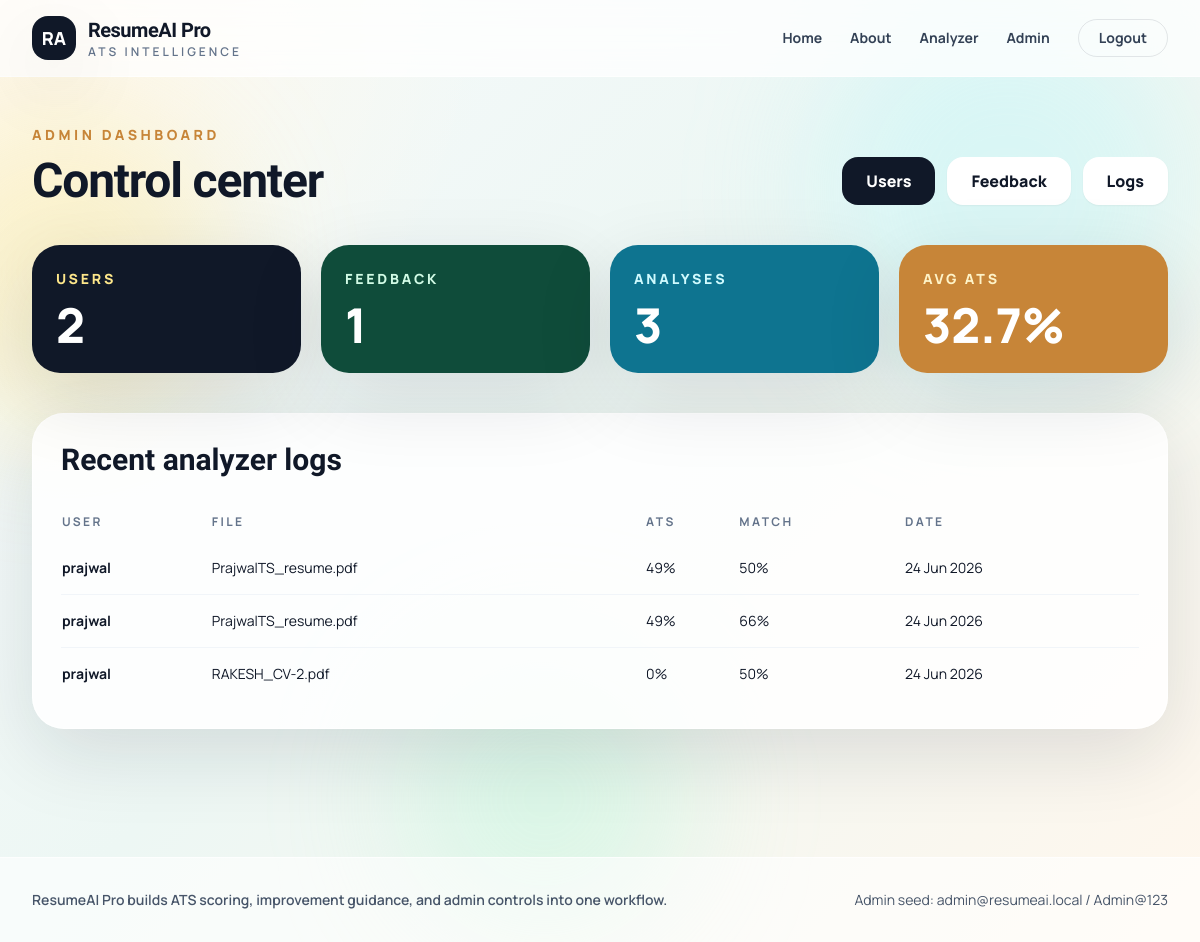
The page /admin (signed in) on the database its author committed.
### models.py (models this page shows)
class ResumeAnalysis(db.Model):
    __tablename__ = "resume_analysis"
    id = db.Column(db.Integer, primary_key=True)
    user_id = db.Column(
        db.Integer,
        db.ForeignKey("users.id")
    )
    filename = db.Column(db.String(200))
    ats_score = db.Column(db.Integer)
    match_score = db.Column(
        db.Integer,
        default=0
    )
    job_description = db.Column(db.Text)
    extracted_text = db.Column(db.Text)
    strengths = db.Column(db.Text)
    weaknesses = db.Column(db.Text)
    missing_skills = db.Column(db.Text)
    suggestions = db.Column(db.Text)
    analysis = db.Column(db.Text)
    created_at = db.Column(
        db.DateTime,
        default=datetime.utcnow
    )

class User(UserMixin, db.Model):
    __tablename__ = "users"
    id = db.Column(db.Integer, primary_key=True)
    username = db.Column(
        db.String(100),
        nullable=False
    )
    email = db.Column(
        db.String(120),
        unique=True,
        nullable=False
    )
    password = db.Column(
        db.String(255),
        nullable=False
    )
    role = db.Column(
        db.String(20),
        default="user"
    )
    created_at = db.Column(
        db.DateTime,
        default=datetime.utcnow
    )
    profile_image = db.Column(
        db.String(200),
        default="default.png"
    )
    bio = db.Column(
        db.Text,
        default=""
    )
    linkedin = db.Column(
        db.String(200),
        default=""
    )
    github = db.Column(
        db.String(200),
        default=""
    )
    resumes = db.relationship(
        "ResumeAnalysis",
        backref="user",
        lazy=True,
        cascade="all, delete-orphan"
    )

### app.py (the view)
@app.route("/admin")
@admin_required
def admin_dashboard():
    users = User.query.count()
    feedbacks = Feedback.query.count()
    resumes = ResumeAnalysis.query.count()
    average_score = db.session.query(func.avg(ResumeAnalysis.ats_score)).scalar() or 0
    recent_logs = ResumeAnalysis.query.order_by(ResumeAnalysis.created_at.desc()).limit(5).all()
    return render_template(
        "admin/dashboard.html",
        users=users,
        feedbacks=feedbacks,
        resumes=resumes,
        average_score=round(average_score, 1),
        recent_logs=recent_logs,
    )

### app.py (called while the page is built)
def admin_required(view):
    @wraps(view)
    @login_required
    def wrapped(*args, **kwargs):
        if current_user.role != "admin":
            flash("Admin access required.", "error")
            return redirect(url_for("dashboard"))
        return view(*args, **kwargs)
    return wrapped

@login_manager.user_loader
def load_user(user_id):
    return User.query.get(int(user_id))

@app.context_processor
def inject_stats():
    return {"site_name": "ResumeAI Pro"}

### templates/admin/dashboard.html
{% extends "base.html" %}
{% block content %}
<section class="mx-auto max-w-7xl px-5 py-12 lg:px-8">
    <div class="flex flex-col gap-5 md:flex-row md:items-end md:justify-between">
        <div>
            <p class="text-sm font-black uppercase tracking-[0.25em] text-brass">Admin Dashboard</p>
            <h1 class="mt-3 font-display text-5xl font-extrabold tracking-tight">Control center</h1>
        </div>
        <div class="flex flex-col gap-3 sm:flex-row">
            <a href="{{ url_for('admin_users') }}" class="rounded-2xl bg-ink px-6 py-3 text-center font-extrabold text-white hover:bg-pine">Users</a>
            <a href="{{ url_for('admin_feedback') }}" class="rounded-2xl bg-white px-6 py-3 text-center font-extrabold text-ink shadow-sm hover:bg-amber-50">Feedback</a>
            <a href="{{ url_for('admin_logs') }}" class="rounded-2xl bg-white px-6 py-3 text-center font-extrabold text-ink shadow-sm hover:bg-amber-50">Logs</a>
        </div>
    </div>
    <div class="mt-10 grid gap-5 md:grid-cols-4">
        <div class="rounded-[1.75rem] bg-ink p-6 text-white shadow-soft">
            <p class="text-sm font-black uppercase tracking-[0.2em] text-amber-200">Users</p>
            <p class="mt-3 text-5xl font-black">{{ users }}</p>
        </div>
        <div class="rounded-[1.75rem] bg-pine p-6 text-white shadow-soft">
            <p class="text-sm font-black uppercase tracking-[0.2em] text-emerald-100">Feedback</p>
            <p class="mt-3 text-5xl font-black">{{ feedbacks }}</p>
        </div>
        <div class="rounded-[1.75rem] bg-tide p-6 text-white shadow-soft">
            <p class="text-sm font-black uppercase tracking-[0.2em] text-cyan-100">Analyses</p>
            <p class="mt-3 text-5xl font-black">{{ resumes }}</p>
        </div>
        <div class="rounded-[1.75rem] bg-brass p-6 text-white shadow-soft">
            <p class="text-sm font-black uppercase tracking-[0.2em] text-amber-100">Avg ATS</p>
            <p class="mt-3 text-5xl font-black">{{ average_score }}%</p>
        </div>
    </div>
    <div class="mt-10 rounded-[2rem] border border-white/80 bg-white/85 p-7 shadow-soft">
        <h2 class="font-display text-3xl font-extrabold">Recent analyzer logs</h2>
        <div class="mt-6 overflow-x-auto">
            <table class="w-full min-w-[760px] text-left text-sm">
                <thead class="text-xs uppercase tracking-[0.2em] text-slate-500">
                    <tr>
                        <th class="py-3">User</th>
                        <th>File</th>
                        <th>ATS</th>
                        <th>Match</th>
                        <th>Date</th>
                    </tr>
                </thead>
                <tbody class="divide-y divide-slate-100">
                    {% for log in recent_logs %}
                        <tr>
                            <td class="py-4 font-bold">{{ log.user.username if log.user else 'Deleted user' }}</td>
                            <td>{{ log.filename }}</td>
                            <td>{{ log.ats_score }}%</td>
                            <td>{{ log.match_score or 0 }}%</td>
                            <td>{{ log.created_at.strftime('%d %b %Y') }}</td>
                        </tr>
                    {% else %}
                        <tr><td class="py-6 text-slate-500" colspan="5">No analyzer logs yet.</td></tr>
                    {% endfor %}
                </tbody>
            </table>
        </div>
    </div>
</section>
{% endblock %}

### templates/base.html (shortened to what this page needs)
<!DOCTYPE html>
<html lang="en">
<head>
    <script src="https://cdn.tailwindcss.com"></script>
</head>
<body class="min-h-screen bg-[radial-gradient(circle_at_top_left,#fff8e8,transparent_32%),linear-gradient(135deg,#f8fafc_0%,#edf7f4_45%,#fff7ed_100%)] text-ink antialiased">
    <div class="fixed inset-0 -z-10 overflow-hidden">
        <div class="absolute bottom-0 left-1/3 h-72 w-72 rounded-full bg-emerald-200/30 blur-3xl"></div>
    </div>
    <header class="sticky top-0 z-30 border-b border-white/60 bg-white/75 backdrop-blur-xl">
        <nav class="mx-auto flex max-w-7xl items-center justify-between px-5 py-4 lg:px-8">
            <a href="{{ url_for('home') }}" class="flex items-center gap-3">
                <span class="grid h-11 w-11 place-items-center rounded-2xl bg-ink text-lg font-black text-white shadow-soft">RA</span>
                <span>
                    <span class="block font-display text-xl font-extrabold tracking-tight">{{ site_name }}</span>
                    <span class="block text-xs font-semibold uppercase tracking-[0.25em] text-slate-500">ATS Intelligence</span>
                </span>
            </a>
            <div class="hidden items-center gap-7 text-sm font-bold text-slate-700 md:flex">
                <a class="hover:text-pine" href="{{ url_for('home') }}">Home</a>
                <a class="hover:text-pine" href="{{ url_for('about') }}">About</a>
                {% if current_user.is_authenticated %}
                    <a class="hover:text-pine" href="{{ url_for('analyzer') }}">Analyzer</a>
                    {% if current_user.role == 'admin' %}
                        <a class="hover:text-pine" href="{{ url_for('admin_dashboard') }}">Admin</a>
                    {% else %}
                        <a class="hover:text-pine" href="{{ url_for('dashboard') }}">Dashboard</a>
                    {% endif %}
                    <a class="rounded-full border border-ink/10 px-5 py-2 hover:border-ink hover:text-ink" href="{{ url_for('logout') }}">Logout</a>
                {% else %}
                    <a class="hover:text-pine" href="{{ url_for('login') }}">Login</a>
                    <a class="rounded-full bg-ink px-5 py-2 text-white shadow-soft hover:bg-pine" href="{{ url_for('register') }}">Register</a>
                {% endif %}
            </div>
        </nav>
    </header>
    <main>
        {% block content %}{% endblock %}
    </main>
    <footer class="mt-20 border-t border-white/70 bg-white/60">
        <div class="mx-auto flex max-w-7xl flex-col gap-3 px-5 py-8 text-sm text-slate-600 md:flex-row md:items-center md:justify-between lg:px-8">
            <p class="font-semibold">ResumeAI Pro builds ATS scoring, improvement guidance, and admin controls into one workflow.</p>
            <p>Admin seed: admin@resumeai.local / Admin@123</p>
        </div>
    </footer>
</body>
</html>

### rows shown on the page
ResumeAnalysis: user "prajwal", filename "PrajwalTS_resume.pdf", ats_score "49", match_score "50", created_at "24 Jun 2026"
ResumeAnalysis: user "prajwal", filename "PrajwalTS_resume.pdf", ats_score "49", match_score "66", created_at "24 Jun 2026"
ResumeAnalysis: user "prajwal", filename "RAKESH_CV-2.pdf", ats_score "0", match_score "50", created_at "24 Jun 2026"

### other values the page prints
{{ site_name }} "ResumeAI Pro"
{{ users }} "2"
{{ feedbacks }} "1"
{{ resumes }} "3"
{{ average_score }} "32.7"
